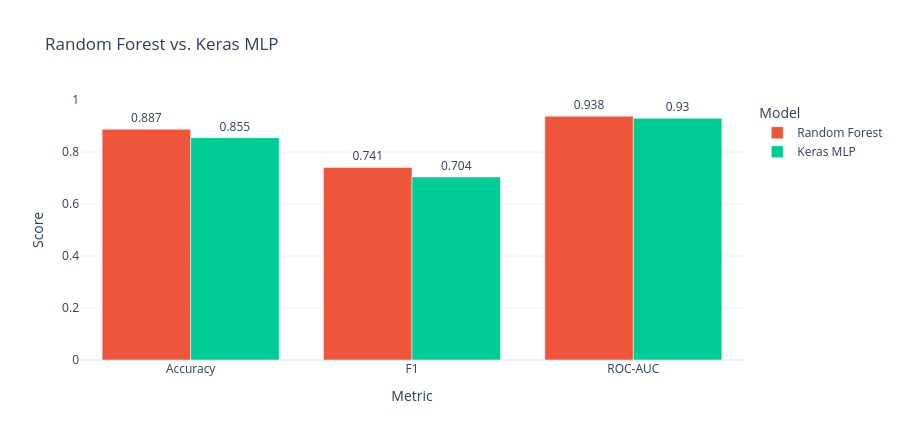

The notebook cell saved with this chart:
### Markdown cell above
## Model comparison {#sec-compare}

### Code cell
#| label: fig-compare
#| fig-cap: "Figure 7: Both models on the three headline metrics. The Random Forest and the Keras MLP are neck-and-neck (~0.93 AUC) and both clear the 0.5 'coin-flip' line comfortably, confirming the leakage-controlled features carry real signal about how technical a role is."
comp = pd.DataFrame({
    "Model": ["Random Forest"] * 3 + ["Keras MLP"] * 3,
    "Metric": ["Accuracy", "F1", "ROC-AUC"] * 2,
    "Score": [acc_rf, f1_rf, auc_rf, acc_mlp, f1_mlp, auc_mlp],
})
fig = px.bar(comp, x="Metric", y="Score", color="Model", barmode="group",
             text=comp["Score"].round(3),
             color_discrete_sequence=[PALETTE["ml"], "#00CC96"],
             title="Random Forest vs. Keras MLP")
fig.update_traces(textposition="outside")
fig.update_layout(yaxis_range=[0, 1], height=440)
fig.show()

### Figure 1 — Plotly figure (JSON) as saved in the notebook; plotly's stock layout.template omitted (floating-point values rounded to 4 significant figures)
{"data": [{"alignmentgroup": "True", "hovertemplate": "Model=Random Forest<br>Metric=%{x}<br>Score=%{y}<br>text=%{text}<extra></extra>", "legendgroup": "Random Forest", "marker": {"color": "#EF553B", "pattern": {"shape": ""}}, "name": "Random Forest", "offsetgroup": "Random Forest", "orientation": "v", "showlegend": true, "text": [0.887, 0.741, 0.938], "textposition": "outside", "type": "bar", "x": ["Accuracy", "F1", "ROC-AUC"], "xaxis": "x", "y": [0.8873, 0.7406, 0.9379], "yaxis": "y"}, {"alignmentgroup": "True", "hovertemplate": "Model=Keras MLP<br>Metric=%{x}<br>Score=%{y}<br>text=%{text}<extra></extra>", "legendgroup": "Keras MLP", "marker": {"color": "#00CC96", "pattern": {"shape": ""}}, "name": "Keras MLP", "offsetgroup": "Keras MLP", "orientation": "v", "showlegend": true, "text": [0.855, 0.704, 0.93], "textposition": "outside", "type": "bar", "x": ["Accuracy", "F1", "ROC-AUC"], "xaxis": "x", "y": [0.8553, 0.7042, 0.93], "yaxis": "y"}], "layout": {"barmode": "group", "height": 440, "legend": {"title": {"text": "Model"}, "tracegroupgap": 0}, "title": {"text": "Random Forest vs. Keras MLP"}, "xaxis": {"anchor": "y", "domain": [0, 1], "title": {"text": "Metric"}}, "yaxis": {"anchor": "x", "domain": [0, 1], "range": [0, 1], "title": {"text": "Score"}}}}
